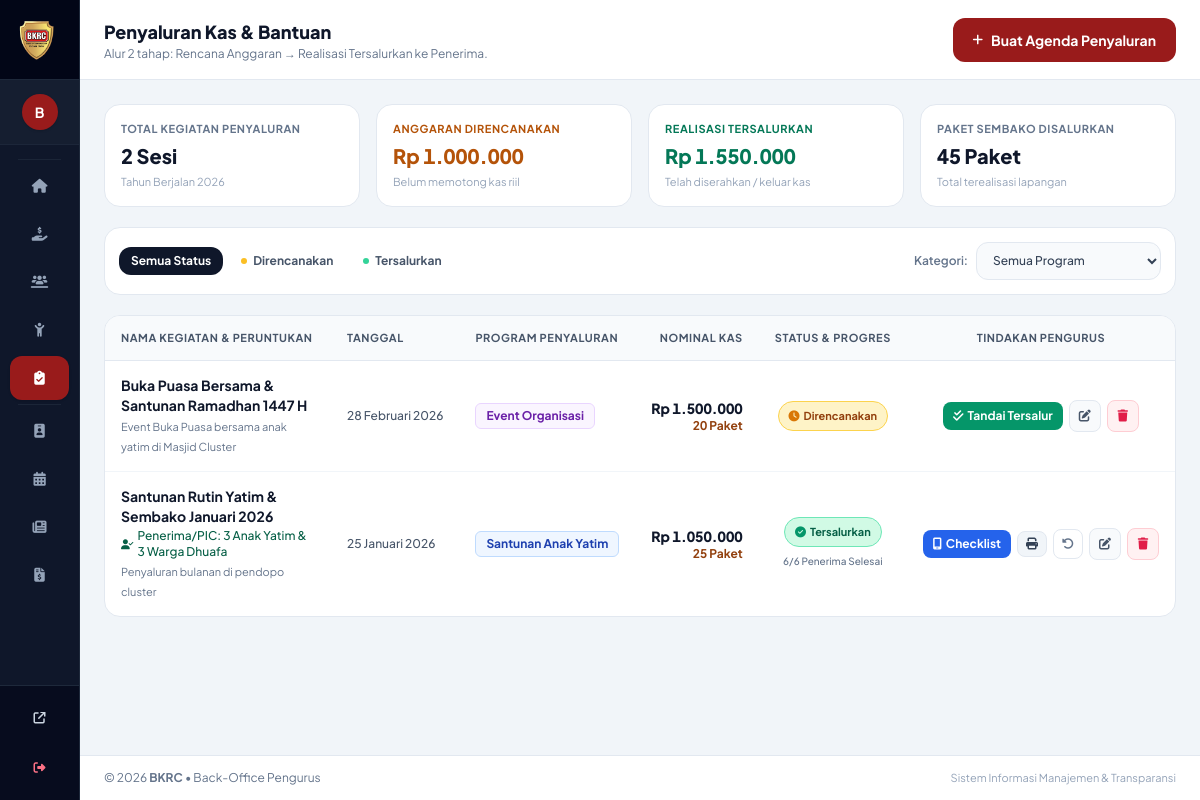
Screenshot of /admin/events.php (signed in) with the database file from the repository.
### tables this page shows
CREATE TABLE distribution_events (
    id INT AUTO_INCREMENT PRIMARY KEY,
    agenda_id INT NULL,
    event_name VARCHAR(200) NOT NULL,
    event_date DATE NOT NULL,
    program_type ENUM('santunan_yatim', 'sembako', 'event', 'pinjaman', 'lainnya') NOT NULL,
    total_cash_out DECIMAL(15, 2) DEFAULT 0.00,
    total_packages_out INT DEFAULT 0,
    disbursement_status ENUM('direncanakan', 'tersalurkan') DEFAULT 'direncanakan',
    disbursed_at DATETIME NULL,
    disbursed_to VARCHAR(150) NULL,
    notes TEXT NULL,
    created_at TIMESTAMP DEFAULT CURRENT_TIMESTAMP,
    CONSTRAINT fk_dist_agenda FOREIGN KEY (agenda_id) REFERENCES annual_agendas(id) ON DELETE SET NULL
);

### admin/events.php (the view, shortened to what the rows shown need)
<?php
require_once __DIR__ . '/../config/helpers.php';
$whereClauses = ["1=1"];
$params = [];
$whereSql = implode(" AND ", $whereClauses);
$eventsStmt = $pdo->prepare("
    SELECT e.*,
        COUNT(l.id) as total_recipients,
        SUM(CASE WHEN l.status = 'distributed' THEN 1 ELSE 0 END) as distributed_count,
        SUM(CASE WHEN l.status = 'distributed' THEN l.cash_amount ELSE 0 END) as distributed_cash
    FROM distribution_events e
    LEFT JOIN distribution_logs l ON e.id = l.event_id
    WHERE {$whereSql}
    GROUP BY e.id
    ORDER BY e.event_date DESC, e.id DESC
");
$eventsStmt->execute($params);
$events = $eventsStmt->fetchAll();
$stmtActiveBens = $pdo->query("
    SELECT b.id, b.full_name, b.category, b.rt_rw, b.address,
        (SELECT COUNT(*) FROM distribution_logs dl
         JOIN distribution_events de ON dl.event_id = de.id
         WHERE dl.beneficiary_id = b.id AND (dl.status = 'distributed' OR de.disbursement_status = 'tersalurkan')) as received_count,
        (SELECT MAX(COALESCE(dl.distributed_at, de.event_date)) FROM distribution_logs dl
         JOIN distribution_events de ON dl.event_id = de.id
         WHERE dl.beneficiary_id = b.id AND (dl.status = 'distributed' OR de.disbursement_status = 'tersalurkan')) as last_received_at
    FROM beneficiaries b
    WHERE b.status = 'layak_aktif'
    ORDER BY b.category ASC, b.full_name ASC
");
$rawActiveBens = $stmtActiveBens->fetchAll(PDO::FETCH_ASSOC);
$activeBeneficiariesList = array_map(function($b) {
    return [
        'id' => (int)$b['id'],
        'full_name' => $b['full_name'],
        'category' => $b['category'],
        'rt_rw' => $b['rt_rw'],
        'address' => $b['address'],
        'received_count' => (int)$b['received_count'],
        'last_received_formatted' => !empty($b['last_received_at']) ? date('d/m/Y', strtotime($b['last_received_at'])) : null,
    ];
}, $rawActiveBens);
require_once __DIR__ . '/includes/header.php';
require_once __DIR__ . '/includes/sidebar.php';
?>
<div x-data="{
    modalOpen: false,
    disbursedModalOpen: false,
    deleteModal: false,
    isEdit: false,
    allBeneficiaries: <?= htmlspecialchars(json_encode($activeBeneficiariesList, JSON_UNESCAPED_UNICODE), ENT_QUOTES, 'UTF-8') ?>,
    selectedBenIds: [],
    beneficiaryFilter: 'semua',
    disbursedForm: { id: '', event_name: '', disbursed_at: '<?= date('Y-m-d') ?>', disbursed_to: '', hasChecklist: false },
    deleteForm: { id: '', name: '' },
    form: {
        id: '',
        event_name: '',
        event_date: '<?= date('Y-m-d') ?>',
        program_type: 'santunan_yatim',
        total_cash_out: '1050000',
        total_packages_out: '0',
        disbursement_status: 'direncanakan',
        disbursed_to: '',
        notes: ''
    },
    getFilteredBeneficiaries() {
        if (this.beneficiaryFilter === 'yatim') {
            return this.allBeneficiaries.filter(b => b.category === 'yatim');
        } else if (this.beneficiaryFilter === 'dhuafa_lansia') {
            return this.allBeneficiaries.filter(b => ['dhuafa', 'lansia'].includes(b.category));
        } else if (this.beneficiaryFilter === 'sembako') {
            return this.allBeneficiaries.filter(b => b.category === 'sembako');
        }
        return this.allBeneficiaries;
    },
    syncBeneficiaries() {
        if (!this.isEdit) {
            this.selectedBenIds = [];
        }
    },
    selectAll() {
        this.selectedBenIds = this.allBeneficiaries.map(b => b.id);
    },
    unselectAll() {
        this.selectedBenIds = [];
    },
    calculatePerRecipient() {
        const count = this.selectedBenIds.length;
        const total = parseFloat(this.form.total_cash_out) || 0;
        if (count > 0 && total > 0) {
            return 'Rp ' + Math.round(total / count).toLocaleString('id-ID');
        }
        return 'Rp 0';
    }
}" class="flex-1 flex flex-col min-w-0 w-full">
    <header class="bg-white border-b border-slate-200 h-20 flex items-center justify-between px-4 sm:px-6 sticky top-0 z-30 shadow-xs">
        <div class="flex items-center gap-3">
            <div>
                <h1 class="text-base sm:text-lg font-extrabold text-slate-900">Penyaluran Kas & Bantuan</h1>
            </div>
        </div>
    </header>
    <main class="flex-1 p-4 sm:p-6 space-y-5">
        <div class="bg-white rounded-2xl shadow-xs border border-slate-200 overflow-hidden">
            <div class="overflow-x-auto">
                <table class="w-full text-left text-xs sm:text-sm">
                    <thead class="bg-slate-50 border-b border-slate-200 text-slate-600 uppercase text-[11px] font-bold tracking-wider">
                        <tr>
                            <th class="py-3 px-4">Nama Kegiatan & Peruntukan</th>
                            <th class="py-3 px-4 whitespace-nowrap">Tanggal</th>
                            <th class="py-3 px-4 whitespace-nowrap">Program Penyaluran</th>
                            <th class="py-3 px-4 text-right whitespace-nowrap">Nominal Kas</th>
                            <th class="py-3 px-4 whitespace-nowrap text-center">Status & Progres</th>
                            <th class="py-3 px-4 text-center whitespace-nowrap">Tindakan Pengurus</th>
                        </tr>
                    </thead>
                    <tbody class="divide-y divide-slate-100 text-slate-700">
                        <?php if (empty($events)): ?>
                            <tr>
                                <td colspan="6" class="py-12 text-center text-slate-400">
                                    <i class="fa-solid fa-clipboard-list text-3xl mb-2 text-slate-300 block"></i>
                                    Belum ada kegiatan penyaluran yang sesuai filter.<br>
                                    <button @click="isEdit = false; modalOpen = true" class="mt-3 inline-flex items-center text-xs text-bkrc-red-800 font-bold bg-rose-50 px-3.5 py-2 rounded-xl border border-rose-200 hover:bg-rose-100 transition">
                                        Buat Agenda Penyaluran Baru
                                    </button>
                                </td>
                            </tr>
                        <?php else: ?>
                            <?php foreach ($events as $ev): ?>
                                <?php
                                $isTersalurkan = ($ev['disbursement_status'] === 'tersalurkan');
                                $isChecklistType = ($totalRec > 0) || in_array($ev['program_type'], ['santunan_yatim', 'sembako']);
                                $totalRec = (int)$ev['total_recipients'];
                                $distRec = (int)$ev['distributed_count'];
                                $catLabels = [
                                    'santunan_yatim' => ['Santunan Anak Yatim', 'bg-blue-50 text-blue-800 border-blue-200'],
                                    'sembako' => ['Bantuan Sembako', 'bg-amber-50 text-amber-800 border-amber-200'],
                                    'event' => ['Event Organisasi', 'bg-purple-50 text-purple-800 border-purple-200'],
                                    'pinjaman' => ['Pinjaman Qardh', 'bg-teal-50 text-teal-800 border-teal-200'],
                                    'lainnya' => ['Penyaluran Lainnya', 'bg-slate-100 text-slate-700 border-slate-200']
                                ];
                                $catInfo = $catLabels[$ev['program_type']] ?? [ucwords(str_replace('_', ' ', $ev['program_type'])), 'bg-slate-100 text-slate-700 border-slate-200'];
                                ?>
                                <tr class="hover:bg-slate-50/80 transition">
                                    <td class="py-3.5 px-4">
                                        <div class="font-bold text-slate-900 text-sm"><?= htmlspecialchars($ev['event_name']) ?></div>
                                        <?php if (!empty($ev['disbursed_to'])): ?>
                                            <div class="text-xs text-emerald-800 font-medium mt-0.5 flex items-center gap-1">
                                                <i class="fa-solid fa-user-check text-[10px]"></i> Penerima/PIC: <?= htmlspecialchars($ev['disbursed_to']) ?>
                                            </div>
                                        <?php endif; ?>
                                        <?php if (!empty($ev['notes'])): ?>
                                            <div class="text-[11px] text-slate-500 mt-0.5"><?= htmlspecialchars($ev['notes']) ?></div>
                                        <?php endif; ?>
                                    </td>
                                    <td class="py-3.5 px-4 whitespace-nowrap text-xs text-slate-600 font-medium">
                                        <?= formatTanggalIndo($ev['event_date']) ?>
                                    </td>
                                    <td class="py-3.5 px-4 whitespace-nowrap">
                                        <span class="inline-flex items-center px-2.5 py-1 rounded-md text-xs font-bold border <?= $catInfo[1] ?>">
                                            <?= $catInfo[0] ?>
                                        </span>
                                    </td>
                                    <td class="py-3.5 px-4 text-right whitespace-nowrap">
                                        <div class="font-extrabold text-slate-900 tabular-nums text-sm"><?= formatRupiah($ev['total_cash_out']) ?></div>
                                        <?php if ($ev['total_packages_out'] > 0): ?>
                                            <div class="text-xs text-amber-800 font-bold tabular-nums"><?= number_format($ev['total_packages_out']) ?> Paket</div>
                                        <?php endif; ?>
                                    </td>
                                    <td class="py-3.5 px-4 text-center whitespace-nowrap">
                                        <?php if ($isTersalurkan): ?>
                                            <span class="inline-flex items-center gap-1 text-[11px] font-bold text-emerald-800 bg-emerald-100 border border-emerald-300 px-2.5 py-1 rounded-full">
                                                <i class="fa-solid fa-circle-check text-emerald-600"></i> Tersalurkan
                                            </span>
                                            <?php if ($isChecklistType && $totalRec > 0): ?>
                                                <div class="text-[10px] text-slate-500 font-medium mt-1 tabular-nums"><?= $distRec ?>/<?= $totalRec ?> Penerima Selesai</div>
                                            <?php endif; ?>
                                        <?php else: ?>
                                            <span class="inline-flex items-center gap-1 text-[11px] font-bold text-amber-800 bg-amber-100 border border-amber-300 px-2.5 py-1 rounded-full">
                                                <i class="fa-solid fa-clock text-amber-600"></i> Direncanakan
                                            </span>
                                        <?php endif; ?>
                                    </td>
                                    <td class="py-3.5 px-4 text-center whitespace-nowrap">
                                        <div class="inline-flex items-center gap-1.5">
                                            <?php if ($isChecklistType): ?>
                                                <a href="<?= getBaseUrl() ?>/admin/distribution_checklist.php?event_id=<?= $ev['id'] ?>" class="inline-flex items-center gap-1 px-2.5 py-1.5 rounded-lg text-xs font-bold bg-blue-600 text-white hover:bg-blue-700 transition shadow-xs" title="Buka Checklist Lapangan di HP">
                                                    <i class="fa-solid fa-mobile-screen"></i> <span class="hidden sm:inline">Checklist</span>
                                                </a>
                                                <a href="<?= getBaseUrl() ?>/print_attendance.php?event_id=<?= $ev['id'] ?>" target="_blank" class="inline-flex items-center gap-1 px-2 py-1.5 rounded-lg text-xs font-semibold text-slate-700 bg-slate-100 hover:bg-slate-200 border border-slate-200 transition" title="Cetak Absensi / Tanda Tangan Basah">
                                                    <i class="fa-solid fa-print"></i>
                                                </a>
                                            <?php endif; ?>
                                            <?php if (!$isTersalurkan): ?>
                                                <button type="button" @click="disbursedForm = { id: '<?= $ev['id'] ?>', event_name: '<?= htmlspecialchars(addslashes($ev['event_name'])) ?>', disbursed_at: '<?= date('Y-m-d') ?>', disbursed_to: '<?= htmlspecialchars(addslashes($ev['disbursed_to'] ?? '')) ?>', hasChecklist: <?= $isChecklistType ? 'true' : 'false' ?> }; disbursedModalOpen = true" class="inline-flex items-center gap-1 px-2.5 py-1.5 rounded-lg text-xs font-bold bg-emerald-600 text-white hover:bg-emerald-700 transition shadow-xs" title="Tandai Sudah Tersalurkan">
                                                    <i class="fa-solid fa-check-double"></i> Tandai Tersalur
                                                </button>
                                            <?php else: ?>
                                                <form action="" method="POST" class="inline" onsubmit="return confirm('Kembalikan status kegiatan ke Direncanakan? Nominal akan dikembalikan ke komitmen.');">
                                                    <button type="submit" class="px-2 py-1.5 rounded-lg text-xs font-semibold text-slate-500 hover:text-slate-800 hover:bg-slate-100 border border-slate-200 transition" title="Kembalikan ke Direncanakan">
                                                        <i class="fa-solid fa-rotate-left"></i>
                                                    </button>
                                                </form>
                                            <?php endif; ?>
                                            <button type="button" @click="isEdit = true; form = { id: '<?= $ev['id'] ?>', event_name: '<?= htmlspecialchars(addslashes($ev['event_name'])) ?>', event_date: '<?= $ev['event_date'] ?>', program_type: '<?= $ev['program_type'] ?>', total_cash_out: '<?= (int)$ev['total_cash_out'] ?>', total_packages_out: '<?= (int)$ev['total_packages_out'] ?>', disbursement_status: '<?= $ev['disbursement_status'] ?>', disbursed_to: '<?= htmlspecialchars(addslashes($ev['disbursed_to'] ?? '')) ?>', notes: '<?= htmlspecialchars(addslashes($ev['notes'] ?? '')) ?>' }; modalOpen = true" class="w-8 h-8 rounded-lg inline-flex items-center justify-center text-slate-600 hover:text-slate-900 bg-slate-50 hover:bg-slate-100 border border-slate-200 transition" title="Edit Kegiatan">
                                                <i class="fa-solid fa-pen-to-square text-xs"></i>
                                            </button>
                                            <button type="button" @click="deleteForm = { id: '<?= $ev['id'] ?>', name: '<?= htmlspecialchars(addslashes($ev['event_name'])) ?>' }; deleteModal = true" class="w-8 h-8 rounded-lg inline-flex items-center justify-center text-rose-600 hover:text-rose-800 bg-rose-50 hover:bg-rose-100 border border-rose-200 transition" title="Hapus Kegiatan">
                                                <i class="fa-solid fa-trash text-xs"></i>
                                            </button>
                                        </div>
                                    </td>
                                </tr>
                            <?php endforeach; ?>
                        <?php endif; ?>
                    </tbody>
                </table>
            </div>
        </div>
    </main>
</div>
<?php require_once __DIR__ . '/includes/footer.php'; ?>

### rows the page displays
distribution_events: event_name "Buka Puasa Bersama & Santunan Ramadhan 1447 H", notes "Event Buka Puasa bersama anak yatim di Masjid Cluster", event_date "28 Februari 2026", program_type "Event Organisasi", total_cash_out "Rp 1.500.000", total_packages_out "20", disbursement_status "direncanakan" (drawn)
distribution_events: event_name "Santunan Rutin Yatim & Sembako Januari 2026", disbursed_to "3 Anak Yatim & 3 Warga Dhuafa", notes "Penyaluran bulanan di pendopo cluster", event_date "25 Januari 2026", program_type "Santunan Anak Yatim", total_cash_out "Rp 1.050.000", total_packages_out "25", distRec "6", totalRec "6"

### other values shown
substr($currentUser['name'], 0, 1) "B"
count($events) "2"
formatRupiah($totalAnggaranDirencanakan) "Rp 1.000.000"
formatRupiah($totalRealisasiKeluar) "Rp 1.550.000"
$totalSembakoKeluar "45"
